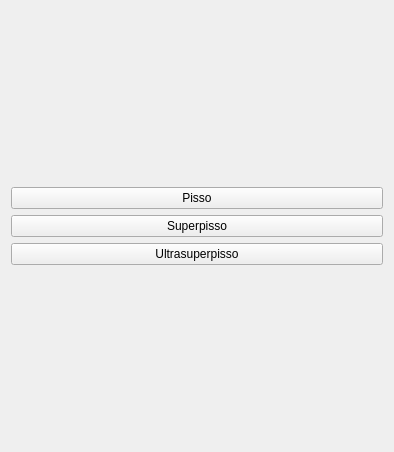
<?xml version="1.0" encoding="UTF-8"?>
<ui version="4.0">
 <class>MenuLevel</class>
 <widget class="QWidget" name="MenuLevel">
  <property name="geometry">
   <rect>
    <x>0</x>
    <y>0</y>
    <width>394</width>
    <height>452</height>
   </rect>
  </property>
  <property name="windowTitle">
   <string>SchwengelSweepo</string>
  </property>
  <layout class="QVBoxLayout" name="verticalLayout_3">
   <item>
    <layout class="QVBoxLayout" name="verticalLayout_2">
     <item>
      <widget class="QPushButton" name="pushButtonPisso">
       <property name="text">
        <string>Pisso</string>
       </property>
      </widget>
     </item>
     <item>
      <widget class="QPushButton" name="pushButtonSuperpisso">
       <property name="text">
        <string>Superpisso</string>
       </property>
      </widget>
     </item>
     <item>
      <widget class="QPushButton" name="pushButtonUltrasuperpisso">
       <property name="text">
        <string>Ultrasuperpisso</string>
       </property>
      </widget>
     </item>
    </layout>
   </item>
  </layout>
 </widget>
 <resources/>
 <connections/>
</ui>
